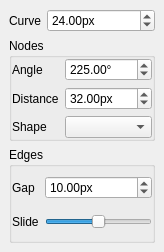
<?xml version="1.0" encoding="UTF-8"?>
<ui version="4.0">
 <class>Dock_Knot_Style</class>
 <widget class="QDockWidget" name="Dock_Knot_Style">
  <property name="geometry">
   <rect>
    <x>0</x>
    <y>0</y>
    <width>150</width>
    <height>252</height>
   </rect>
  </property>
  <property name="windowIcon">
   <iconset theme="cusp-pointed">
    <normaloff/>
   </iconset>
  </property>
  <property name="windowTitle">
   <string>Default Style</string>
  </property>
  <widget class="QScrollArea" name="scrollArea">
   <property name="sizePolicy">
    <sizepolicy hsizetype="Minimum" vsizetype="Expanding">
     <horstretch>0</horstretch>
     <verstretch>0</verstretch>
    </sizepolicy>
   </property>
   <property name="frameShape">
    <enum>QFrame::NoFrame</enum>
   </property>
   <property name="horizontalScrollBarPolicy">
    <enum>Qt::ScrollBarAlwaysOff</enum>
   </property>
   <property name="widgetResizable">
    <bool>true</bool>
   </property>
   <widget class="QWidget" name="scrollAreaWidgetContents">
    <property name="geometry">
     <rect>
      <x>0</x>
      <y>0</y>
      <width>150</width>
      <height>233</height>
     </rect>
    </property>
    <layout class="QGridLayout" name="gridLayout">
     <item row="0" column="0">
      <widget class="QLabel" name="label">
       <property name="sizePolicy">
        <sizepolicy hsizetype="Fixed" vsizetype="Preferred">
         <horstretch>0</horstretch>
         <verstretch>0</verstretch>
        </sizepolicy>
       </property>
       <property name="text">
        <string>Curve</string>
       </property>
       <property name="buddy">
        <cstring>spin_handle_length</cstring>
       </property>
      </widget>
     </item>
     <item row="0" column="1">
      <widget class="QDoubleSpinBox" name="spin_handle_length">
       <property name="toolTip">
        <string>Size of the curve control handles</string>
       </property>
       <property name="suffix">
        <string>px</string>
       </property>
       <property name="maximum">
        <double>8192.000000000000000</double>
       </property>
       <property name="value">
        <double>24.000000000000000</double>
       </property>
      </widget>
     </item>
     <item row="1" column="0" colspan="2">
      <widget class="QGroupBox" name="groupBox">
       <property name="title">
        <string>Nodes</string>
       </property>
       <layout class="QGridLayout" name="gridLayout_2">
        <property name="leftMargin">
         <number>0</number>
        </property>
        <property name="topMargin">
         <number>0</number>
        </property>
        <property name="rightMargin">
         <number>0</number>
        </property>
        <property name="bottomMargin">
         <number>0</number>
        </property>
        <item row="0" column="0">
         <widget class="QLabel" name="label_3">
          <property name="text">
           <string>Angle</string>
          </property>
          <property name="buddy">
           <cstring>spin_cusp_angle</cstring>
          </property>
         </widget>
        </item>
        <item row="0" column="1">
         <widget class="QDoubleSpinBox" name="spin_cusp_angle">
          <property name="toolTip">
           <string>Minimum angle required to render a cusp</string>
          </property>
          <property name="wrapping">
           <bool>true</bool>
          </property>
          <property name="suffix">
           <string>°</string>
          </property>
          <property name="maximum">
           <double>360.000000000000000</double>
          </property>
          <property name="value">
           <double>225.000000000000000</double>
          </property>
         </widget>
        </item>
        <item row="1" column="0">
         <widget class="QLabel" name="label_4">
          <property name="text">
           <string>Distance</string>
          </property>
          <property name="buddy">
           <cstring>spin_cusp_distance</cstring>
          </property>
         </widget>
        </item>
        <item row="1" column="1">
         <widget class="QDoubleSpinBox" name="spin_cusp_distance">
          <property name="toolTip">
           <string>Distance of the cusp tip from the node position</string>
          </property>
          <property name="suffix">
           <string>px</string>
          </property>
          <property name="minimum">
           <double>-8192.000000000000000</double>
          </property>
          <property name="maximum">
           <double>8192.000000000000000</double>
          </property>
          <property name="value">
           <double>32.000000000000000</double>
          </property>
         </widget>
        </item>
        <item row="2" column="0">
         <widget class="QLabel" name="label_5">
          <property name="text">
           <string>Shape</string>
          </property>
          <property name="buddy">
           <cstring>combo_cusp_shape</cstring>
          </property>
         </widget>
        </item>
        <item row="2" column="1">
         <widget class="QComboBox" name="combo_cusp_shape">
          <property name="toolTip">
           <string>Shape style</string>
          </property>
         </widget>
        </item>
       </layout>
      </widget>
     </item>
     <item row="2" column="0" colspan="2">
      <widget class="QGroupBox" name="groupBox_2">
       <property name="title">
        <string>Edges</string>
       </property>
       <layout class="QGridLayout" name="gridLayout_3">
        <property name="leftMargin">
         <number>0</number>
        </property>
        <property name="topMargin">
         <number>0</number>
        </property>
        <property name="rightMargin">
         <number>0</number>
        </property>
        <property name="bottomMargin">
         <number>0</number>
        </property>
        <item row="0" column="0">
         <widget class="QLabel" name="label_2">
          <property name="text">
           <string>Gap</string>
          </property>
          <property name="buddy">
           <cstring>spin_crossing_gap</cstring>
          </property>
         </widget>
        </item>
        <item row="0" column="1">
         <widget class="QDoubleSpinBox" name="spin_crossing_gap">
          <property name="toolTip">
           <string>Distance between the ends of a thread passing under another thread</string>
          </property>
          <property name="suffix">
           <string>px</string>
          </property>
          <property name="maximum">
           <double>8192.000000000000000</double>
          </property>
          <property name="value">
           <double>10.000000000000000</double>
          </property>
         </widget>
        </item>
        <item row="1" column="0">
         <widget class="QLabel" name="label_6">
          <property name="sizePolicy">
           <sizepolicy hsizetype="Fixed" vsizetype="Preferred">
            <horstretch>0</horstretch>
            <verstretch>0</verstretch>
           </sizepolicy>
          </property>
          <property name="text">
           <string>Slide</string>
          </property>
          <property name="buddy">
           <cstring>slide_edge_slide</cstring>
          </property>
         </widget>
        </item>
        <item row="1" column="1">
         <widget class="QSlider" name="slide_edge_slide">
          <property name="toolTip">
           <string>Position of the crossing in the edge</string>
          </property>
          <property name="maximum">
           <number>100</number>
          </property>
          <property name="value">
           <number>50</number>
          </property>
          <property name="orientation">
           <enum>Qt::Horizontal</enum>
          </property>
         </widget>
        </item>
       </layout>
      </widget>
     </item>
    </layout>
   </widget>
  </widget>
 </widget>
 <resources/>
 <connections/>
</ui>
